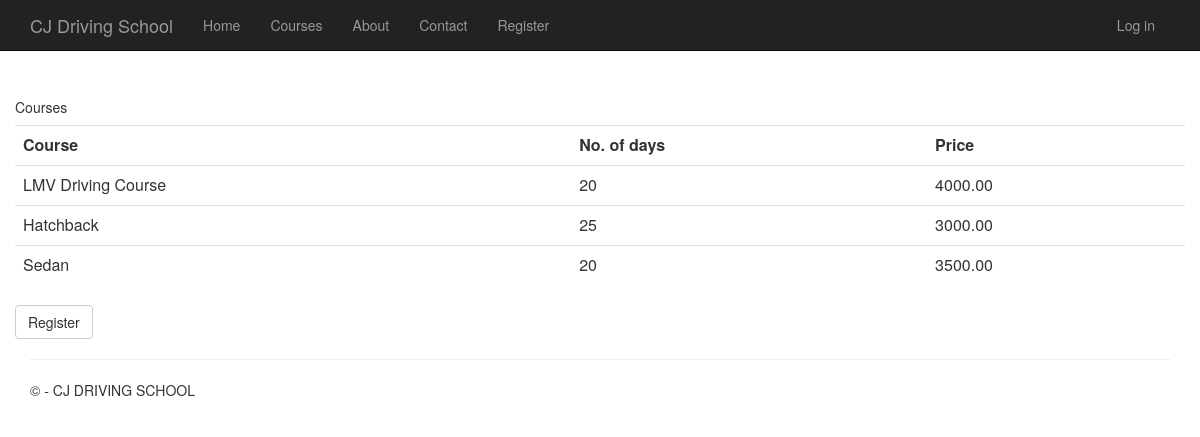
Page /course/ on the earlier database version.
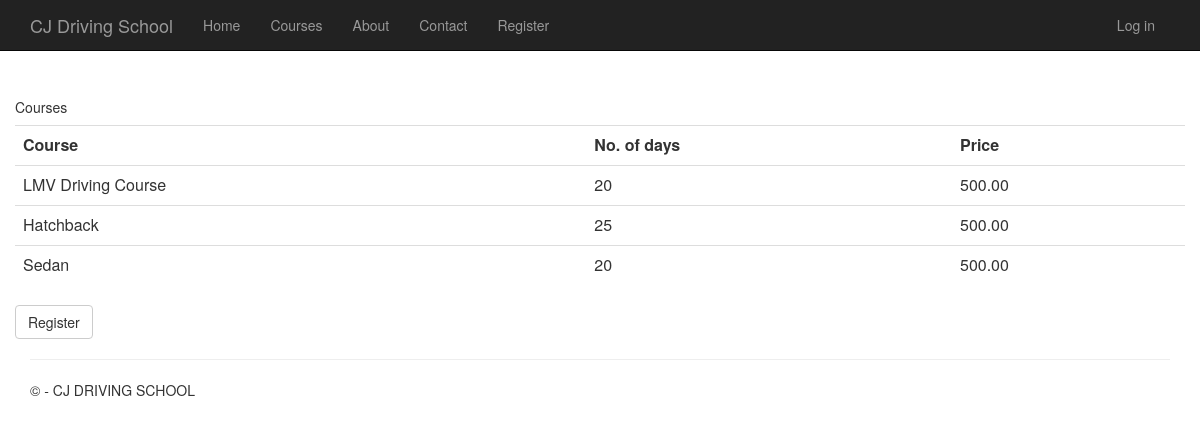
Same page on the later database version.
### courses/models.py (models this page shows, shortened)
class Course(models.Model):
    title = models.CharField(max_length=200)
    description = models.TextField()
    number_of_days = models.IntegerField(choices=DAYS_CHOICES, default=20)
    price = models.DecimalField(max_digits=6, decimal_places=2)
    objects = models.Manager()

### courses/views.py (the view)
# urls.py: path('course/', views.courses, name='courses'),
def courses(request):
    course = Course.objects.all()
    return render(request, 'courses/course.html', {'courses': course})

### courses/templates/courses/course.html
{% extends "courses/layout.html" %}
{% load static %}
{% block content %}
<br>
    <div class="row">
			<div class="col-md">
				<div class="card card-body">
					<h5>Courses</h5>
				</div>
				<div class="card card-body">
					<table class="table">
						<tr>
							<th>Course</th>
							<th>No. of days</th>
							<th>Price</th>
						</tr>
						{% for i in courses %}
							<tr>
								<td>{{i.title}}</td>
								<td>{{i.number_of_days}}</td>
								<td>{{i.price}}</td>
							</tr>
						{% endfor %}
					</table>
					<a class="btn btn-default" href="{% url 'course-enroll' %}">Register</a>
				</div>
            </div>
    </div>
{% endblock %}

Differences in the rows shown:
changed Course "LMV Driving Course": price "4000.00" → "500.00"
changed Course "Hatchback": price "3000.00" → "500.00"
changed Course "Sedan": price "3500.00" → "500.00"
